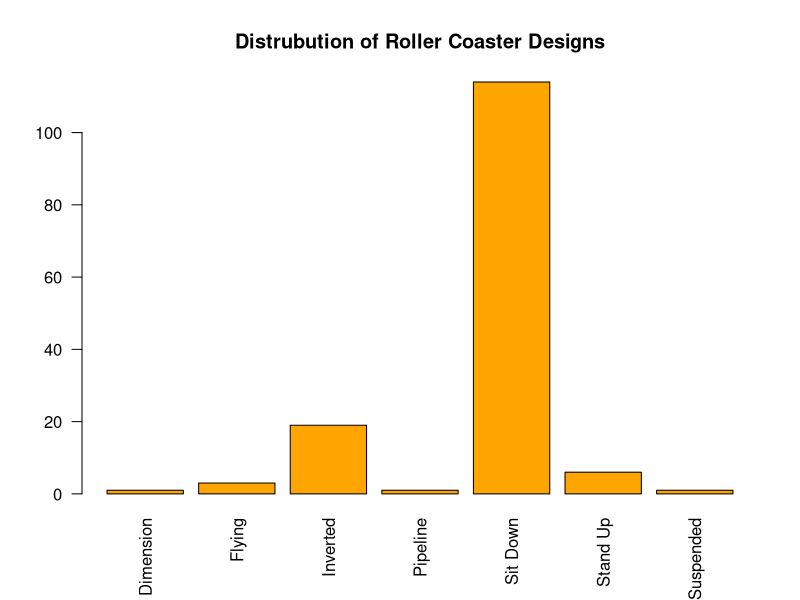
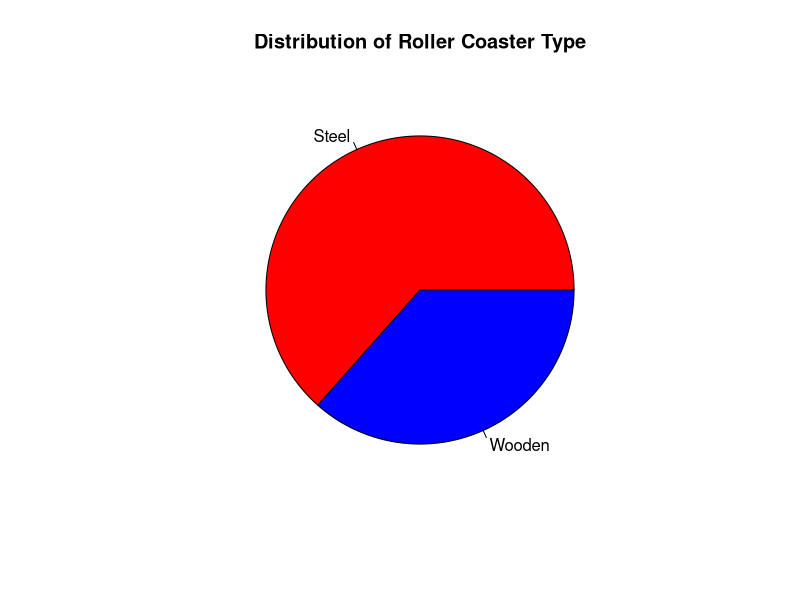
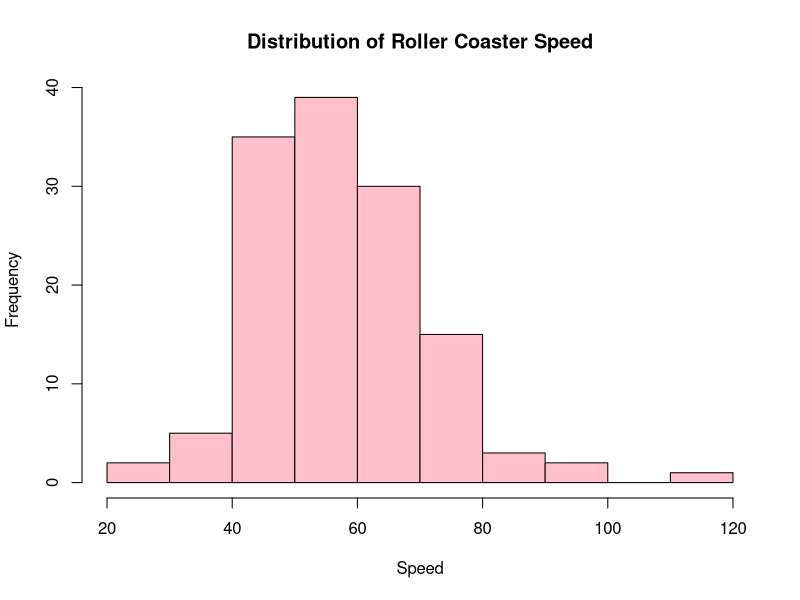
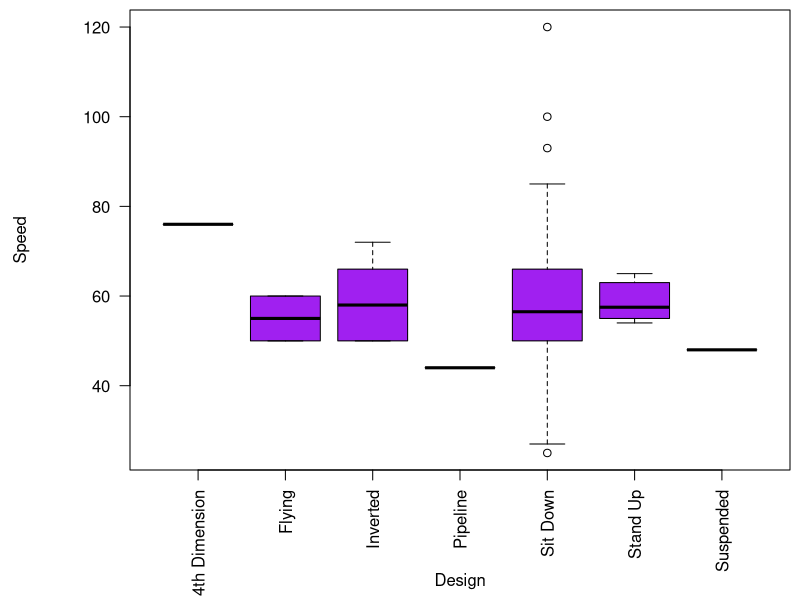
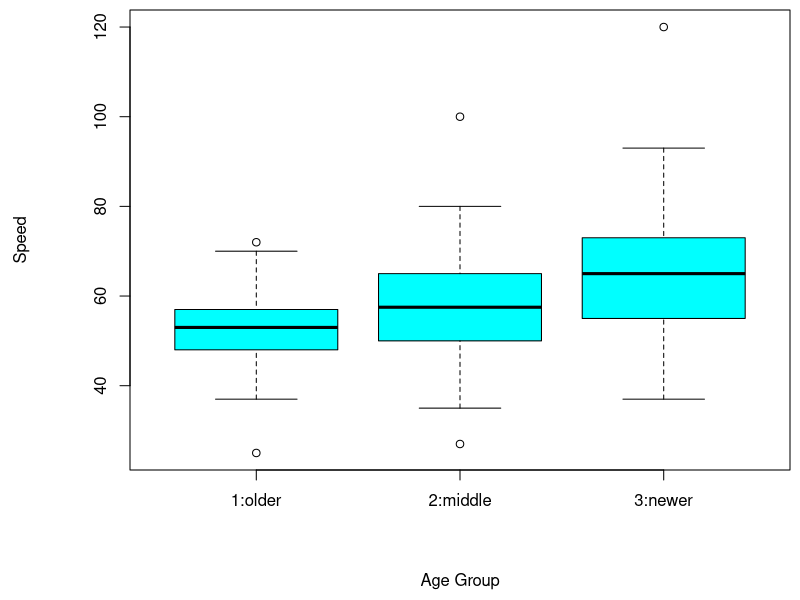
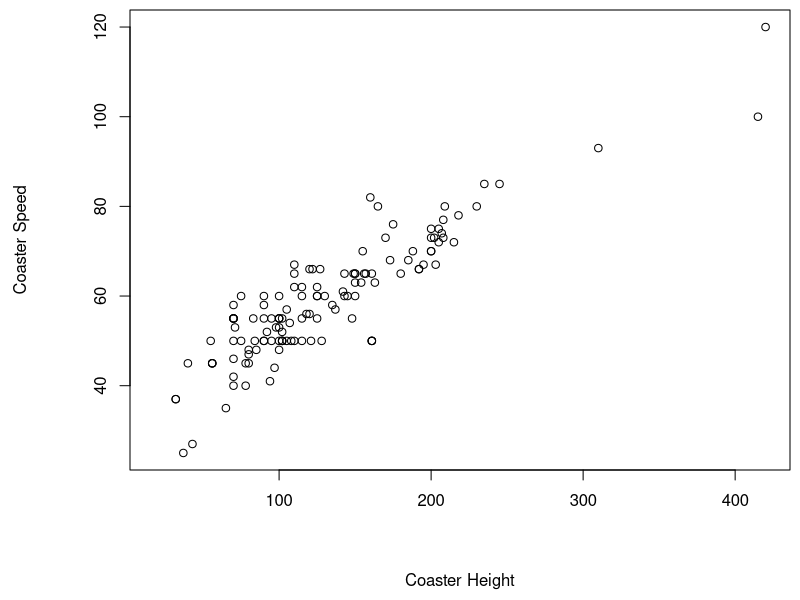
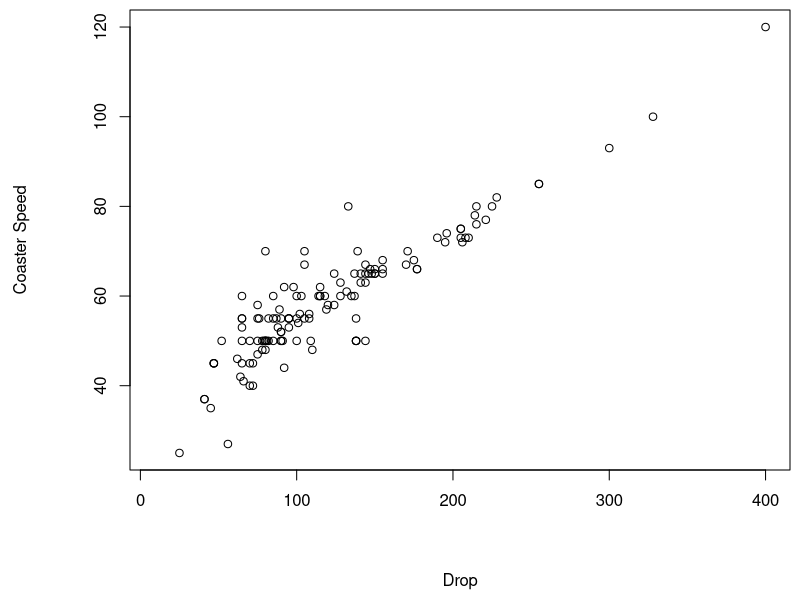

Reproduce these figures in R, in order.
## ---- chunk 1
knitr::opts_chunk$set(echo = TRUE)
## ---- chunk 2
library(tidyverse)
## ---- chunk 3
coasters <- read_csv("roller_coasters_data.csv")
count(coasters)
## ---- chunk 4
glimpse(coasters)
ncol(coasters)
## ---- chunk 5
table(coasters$Design)
barplot(table(coasters$Design), col = "orange", las = 2, main = "Distrubution of Roller Coaster Designs")
## ---- chunk 6
table(coasters$Type)
pie(table(coasters$Type), main = "Distribution of Roller Coaster Type", col = c("red", "blue"))
## ---- chunk 7
hist(coasters$Speed, main = "Distribution of Roller Coaster Speed", xlab = "Speed", col = "pink")
## ---- chunk 8
par(mar = c(6.5, 6.5, 0.5, 0.5), mgp = c(5, 1, 0))
boxplot(coasters$Speed ~ coasters$Design, las=2, col = "purple", xlab = "Design", ylab = "Speed")
## ---- chunk 9
boxplot(coasters$Speed ~ coasters$Age_Group, col = "cyan", xlab = "Age Group", ylab = "Speed")
## ---- chunk 10
plot(coasters$Speed ~ coasters$Height, xlab = "Coaster Height", ylab = "Coaster Speed")
## ---- chunk 11
plot(coasters$Speed ~ coasters$Drop, xlab = "Drop", ylab = "Coaster Speed")
